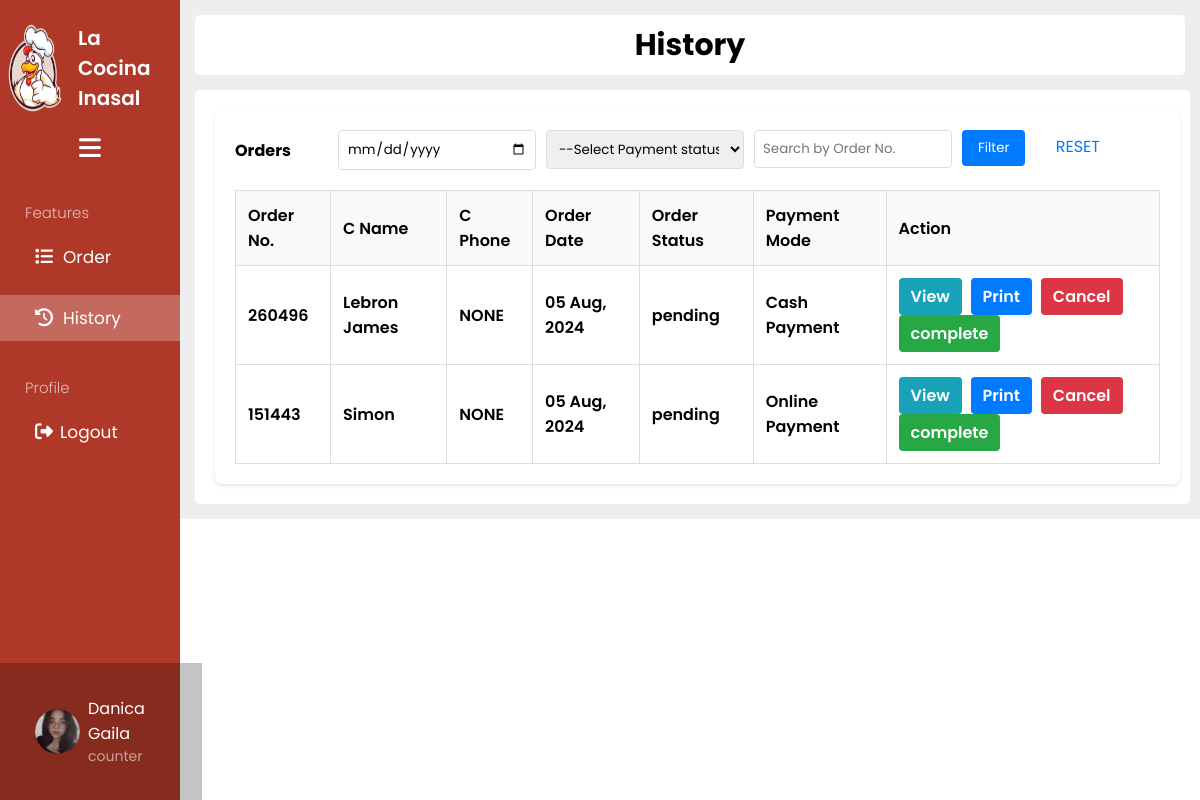
The page /content/history-counter.php (signed in) on the database its author committed.
### tables this page shows
CREATE TABLE `orders` (
  `id` int(11) NOT NULL,
  `customer_id` int(11) NOT NULL,
  `customer_name` varchar(255) NOT NULL,
  `tracking_no` varchar(100) NOT NULL,
  `invoice_no` varchar(100) NOT NULL,
  `total_amount` varchar(100) NOT NULL,
  `order_date` date NOT NULL,
  `order_status` varchar(100) DEFAULT NULL,
  `payment_mode` varchar(100) NOT NULL,
  `order_placed_by_id` varchar(50) NOT NULL
);

CREATE TABLE `customers` (
  `id` int(11) NOT NULL,
  `name` varchar(255) NOT NULL,
  `email` varchar(255) NOT NULL,
  `phone` varchar(255) DEFAULT 'NONE'
);

### content/history-counter.php (the view, shortened to what this page needs)
<?php include 'partials/header.php'; ?>
<head>
    <link rel="stylesheet" href="../css/dashboard.css">
    <link rel="stylesheet" href="../css/history.css">
<body>
    <div class="dashboard_container">
        <div class="dashboard_sidebar" id="dashboard_sidebar">
            <div class="dashboard_sidebar_logo" id="logo_dashs">
                <img src="../pictures/logo.png" alt="">
                <p class="title_dash">La Cocina Inasal</p>
            </div>
            <div class="dashboard_sidebar_content">
                <ul class="dashboard_sidebar_list" id="dashboard_sidebar_list">
                    <div id="hamburger">
                        <a href="" id="hamburger_button"><i class="fa-solid fa-bars"></i></a>
                    </div>
                    <div class="features">
                        <p>Features</p>
                    </div>
                    <li>
                        <a href="counter.php"><i class="fa-solid fa-list"></i><span class="Menutext">Order</span></a>
                    </li>
                    <li style="background-color: #ffffff3f;">
                        <a href="history-counter.php"><i class="fa-solid fa-clock-rotate-left"></i><span class="Menutext">History</span></a>
                    </li>
                </ul>
            </div>
            <div class="profile-txt">
                <p>Profile</p>
            </div>
            <div class="logout">
                <a href="../logout.php" id="logout_button"><i class="fa-solid fa-right-from-bracket"></i><span class="Menutext">Logout</span></a>
            </div>
            <div class="dashboard_sidebar_profile">
                <img src='../<?= ($_SESSION['loggedInUser']['image']) ?>' id="logo_dash" alt="User Profile">
                <div class="title_dash">
                    <p>
                        <?php if (isset($_SESSION['loggedInUser']['name'])) {
                            echo '<p>' . ($_SESSION['loggedInUser']['name']) . '</p>';
                        } ?>
                    </p>
                    <p style="font-size: 14px; color: rgba(255, 255, 255, 0.562);">
                        <?php if (isset($_SESSION['loggedInUser']['position'])) {
                            echo htmlspecialchars($_SESSION['loggedInUser']['position']);
                        } ?>
                    </p>
                </div>
            </div>
        </div>
        <div class="dashboard_mainbar" id="dashboard_mainbar">
            <div class="dashboard_topnav">
                <div>
                    <p>History</p>
                </div>
            </div>
            <div class="main_container">
                <div class="container">
                    <div class="history-card">
                        <div class="history-card-header">
                            <div class="history-card-title">
                                <h4>Orders</h4>
                            </div>
                            <div class="history-card-filters">
                                <form action="" method="GET">
                                    <div class="filter-row">
                                        <div class="filter-item">
                                            <input type="date" name="date" value="<?= isset($_GET['date']) ? $_GET['date'] : ''; ?>">
                                        </div>
                                        <div class="filter-item">
                                            <select name="payment_status">
                                                <option value="">--Select Payment status--</option>
                                            </select>
                                        </div>
                                        <div class="filter-item">
                                            <input type="text" name="tracking_no" placeholder="Search by Order No." value="<?= isset($_GET['tracking_no']) ? htmlspecialchars($_GET['tracking_no']) : ''; ?>">
                                        </div>
                                        <div class="filter-item">
                                            <button type="submit" class="btn-submit">Filter</button>
                                            <a href="history-counter.php" class="btn-reset">RESET</a>
                                        </div>
                                    </div>
                                </form>
                            </div>
                        </div>
                        <div class="history-card-body">
                            <?php
                            $orderDate = isset($_GET['date']) ? validate($_GET['date']) : '';
                            $paymentStatus = isset($_GET['payment_status']) ? validate($_GET['payment_status']) : '';
                            $trackingNo = isset($_GET['tracking_no']) ? validate($_GET['tracking_no']) : '';
                            if ($orderDate != '' && $paymentStatus == '' && $trackingNo == '') {
                                $query = "SELECT o.*, c.* FROM orders o, customers c WHERE c.id = o.customer_id AND o.order_date='$orderDate' ORDER BY o.id DESC";
                            } elseif ($orderDate == '' && $paymentStatus != '' && $trackingNo == '') {
                                $query = "SELECT o.*, c.* FROM orders o, customers c WHERE c.id = o.customer_id AND o.payment_mode='$paymentStatus' ORDER BY o.id DESC";
                            } elseif ($orderDate != '' && $paymentStatus != '' && $trackingNo == '') {
                                $query = "SELECT o.*, c.* FROM orders o, customers c WHERE c.id = o.customer_id AND o.order_date='$orderDate' AND o.payment_mode='$paymentStatus' ORDER BY o.id DESC";
                            } elseif ($trackingNo != '') {
                                $query = "SELECT o.*, c.* FROM orders o, customers c WHERE c.id = o.customer_id AND o.tracking_no LIKE '%$trackingNo%' ORDER BY o.id DESC";
                            } else {
                                $query = "SELECT o.*, c.* FROM orders o, customers c WHERE c.id = o.customer_id ORDER BY o.id DESC";
                            }
                            $orders = mysqli_query($conn, $query);
                            if ($orders) {
                                if (mysqli_num_rows($orders) > 0) {
                            ?>
                                    <table class="history-table">
                                        <thead>
                                            <tr>
                                                <th>Order No.</th>
                                                <th>C Name</th>
                                                <th>C Phone</th>
                                                <th>Order Date</th>
                                                <th>Order Status</th>
                                                <th>Payment Mode</th>
                                                <th>Action</th>
                                            </tr>
                                        </thead>
                                        <tbody>
                                            <?php foreach ($orders as $orderItem) : ?>
                                                <?php
                                                $rowClass = '';
                                                ?>
                                                <tr class="<?= $rowClass ?>">
                                                    <td class="fw-bold"><?= $orderItem['tracking_no']; ?></td>
                                                    <td><?= $orderItem['name']; ?></td>
                                                    <td><?= $orderItem['phone']; ?></td>
                                                    <td><?= date('d M, Y', strtotime($orderItem['order_date'])); ?></td>
                                                    <td class="status"><?= $orderItem['order_status']; ?></td>
                                                    <td><?= $orderItem['payment_mode']; ?></td>
                                                    <td>
                                                        <a href="orders-view-counter.php?track=<?= $orderItem['tracking_no']; ?>" class="btn-action view">View</a>
                                                        <a href="orders-view-print.php?track=<?= $orderItem['tracking_no']; ?>" class="btn-action print">Print</a>
                                                        <a href="orders-cancel-counter.php?track=<?= $orderItem['tracking_no']; ?>" class="btn-action cancel">Cancel</a>
                                                        <a href="orders-complete-counter.php?track=<?= $orderItem['tracking_no']; ?>" class="btn-action complete">complete</a>
                                                    </td>
                                                </tr>
                                            <?php endforeach; ?>
                                        </tbody>
                                    </table>
                            <?php
                                } else {
                                    echo "<h5>No record available</h5>";
                                }
                            } else {
                                echo "<h5>Something went wrong</h5>";
                            }
                            ?>
                        </div>
                    </div>
                </div>
            </div>
        </div>
    </div>
    <?php include 'partials/footer.php'; ?>

### css/dashboard.css (style rules this page uses)
* { padding: 0px; margin: 0px; font-family: "Poppins", sans-serif; }
html { scroll-behavior: smooth; }
.dashboard_sidebar { width: 15%; background: #af3828; transition: all 0.5s ease; height: 100vh; position: fixed; top: 0; bottom: 0; }
.dashboard_mainbar { width: 85%; background: #eeeeee; height: 100%; margin-left: 15%; }
.dashboard_sidebar_logo { display: flex; padding: 15px 0px 15px 0px; }
.dashboard_sidebar_logo img { width: 70px; transition: all 0.5s ease; }
.dashboard_sidebar_logo p { font-family: "Poppins", sans-serif; font-weight: 600; color: white; font-size: 20px; display: flex; align-items: center; cursor: pointer; transition: all 0.5s ease; }
.dashboard_container { display: flex; flex-direction: row; }
.dashboard_sidebar_profile { display: flex; align-items: center; justify-content: flex-start; background-color: rgba(0, 0, 0, 0.23); padding: 25px 35px; position: fixed; bottom: 0; width: 11%; }
.dashboard_sidebar_profile img { width: 45px; height: 45px; border-radius: 50%; }
.dashboard_sidebar_profile p { font-family: "poppins", "sans-serif"; color: white; display: flex; align-items: center; color: white; font-size: 16px; cursor: pointer; text-decoration: none; }
.title_dash { padding: 8px; }
.dashboard_sidebar_list span { margin-left: 10px; color: rgb(255, 255, 255); font-size: 17px; }
.dashboard_sidebar_list li a { text-decoration: none; font-style: normal; font-size: 20px; width: 100%; }
.dashboard_sidebar_list li { padding: 10px 35px; margin-bottom: 15px; }
.dashboard_sidebar_list li i { color: rgb(255, 255, 255); font-size: 18px; }
.features p { font-family: "poppins", "sans-serif"; font-size: 15px; font-weight: 300; padding: 0px 0px 10px 25px; color: rgba(255, 255, 255, 0.671); }
.dashboard_topnav { height: 60px; margin: 15px 15px 0px 15px; display: flex; flex-direction: row; justify-content: space-between; border-radius: 5px; align-items: center; background: #ffffff; }
.dashboard_topnav p { font-weight: 700; font-style: normal; font-size: 30px; cursor: pointer; }
.profile-txt p { font-family: "poppins", "sans-serif"; font-size: 15px; font-weight: 300; padding: 20px 0px 10px 25px; color: rgba(255, 255, 255, 0.671); }
.logout a { text-decoration: none; font-family: "poppins", "sans-serif"; color: white; margin-top: 20px; font-size: 17px; }
.logout i { font-size: 18px; padding-right: 7px; }
.logout { padding: 10px 35px; }
#hamburger { display: flex; justify-content: center; padding-bottom: 40px; }
#hamburger_button { font-size: 25px; color: rgb(255, 255, 255); }
.main_container { margin: 15px 10px 15px 15px; border-radius: 5px; align-items: center; background: #ffffff; overflow: auto; max-height: 85vh; }
.main_container { scrollbar-width: thin; scrollbar-color: #888 #f1f1f1; }

### css/history.css (style rules this page uses)
.container { width: 97%; padding: 20px; }
.history-card { background: #fff; border-radius: 8px; box-shadow: 0 2px 4px rgba(0, 0, 0, 0.1); padding: 20px; }
.history-card-header { display: flex; justify-content: space-between; align-items: center; margin-bottom: 20px; }
.history-card-title h4 { margin: 0; }
.history-card-filters { display: flex; justify-content: flex-end; }
.filter-row { display: flex; gap: 10px; }
.filter-item { flex: 1; }
.filter-item input, .filter-item select { width: 100%; padding: 8px; border: 1px solid #ddd; border-radius: 4px; }
.btn-submit, .btn-reset { padding: 8px 16px; border: none; border-radius: 4px; cursor: pointer; color: #fff; text-decoration: none; }
.btn-submit { background: #007bff; }
.btn-reset { background-color: white; color: #007bff; margin-left: 10px; }
.history-card-body { margin-top: 20px; }
.history-table { width: 100%; border-collapse: collapse; }
.history-table th, .history-table td { padding: 12px; border: 1px solid #ddd; text-align: left; font-weight: 600; }
.history-table thead { background: #f8f9fa; }
.btn-action { display: inline-block; padding: 6px 12px; border-radius: 4px; color: #fff; text-decoration: none; margin-right: 5px; }
.btn-action.view { background: #17a2b8; }
.btn-action.print { background: #007bff; }
.btn-action.cancel { background: #dc3545; }
.btn-action.complete { background: #28a745; }

### content/history-counter.php (style rules this page uses)
.dashboard_sidebar_profile { display: flex; align-items: center; justify-content: flex-start; background-color: rgba(0, 0, 0, 0.23); padding: 25px 35px; margin-top: 295px; }

### rows shown on the page
orders: tracking_no "260496", customer.name "Lebron James", customer.phone "NONE", order_date "05 Aug, 2024", order_status "pending", payment_mode "Cash Payment"
orders: tracking_no "151443", customer.name "Simon", customer.phone "NONE", order_date "05 Aug, 2024", order_status "pending", payment_mode "Online Payment"

### other values the page prints
$_SESSION['loggedInUser']['name'] "Danica Gaila"
$_SESSION['loggedInUser']['position'] "counter"
